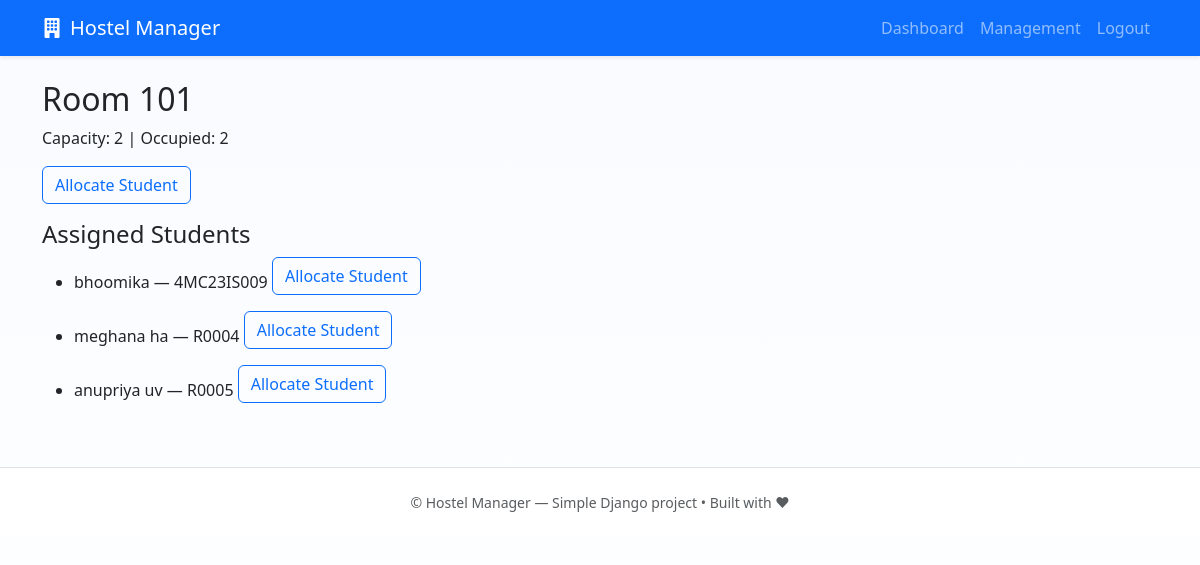
Screenshot of /room/1/ (signed in) with the database file from the repository.
### malnad_hostel/models.py (models this page shows, shortened)
class Room(models.Model):
    number = models.CharField(max_length=10, unique=True)
    capacity = models.PositiveIntegerField(default=1)
    occupied = models.PositiveIntegerField(default=0)

class Student(models.Model):
    ROLE_CHOICES = [
        ('student', 'Student'),
        ('warden', 'Warden'),
    ]
    user = models.OneToOneField(User, on_delete=models.CASCADE)
    roll_no = models.CharField(max_length=30, unique=True)
    contact = models.CharField(max_length=20, blank=True)
    course = models.CharField(max_length=100, blank=True)
    semester = models.CharField(max_length=20, blank=True)
    room = models.ForeignKey(Room, null=True, blank=True, on_delete=models.SET_NULL)
    role = models.CharField(max_length=20, choices=ROLE_CHOICES, default='student')

### malnad_hostel/views.py (the view)
# urls.py: path('room/<int:pk>/', views.room_detail, name='room_detail'),
@login_required
def room_detail(request, pk):
    room = get_object_or_404(Room, pk=pk)
    assigned_students = Student.objects.filter(room=room)
    return render(request, 'malnad_hostel/room_detail.html', {'room': room, 'assigned_students': assigned_students})

### asgiref/local.py (called while the page is built)
    def __getattr__(self, key):
        storage_object = self._data.get({})
        try:
            return storage_object[key]
        except KeyError:
            raise AttributeError(f"{self!r} object has no attribute {key!r}")

    def __setattr__(self, key: str, value: Any) -> None:
        if key == "_data":
            return super().__setattr__(key, value)
        storage_object = self._data.get({}).copy()
        storage_object[key] = value
        self._data.set(storage_object)

    def __delattr__(self, key: str) -> None:
        storage_object = self._data.get({}).copy()
        if key in storage_object:
            del storage_object[key]
            self._data.set(storage_object)
        else:
            raise AttributeError(f"{self!r} object has no attribute {key!r}")

    @contextlib.contextmanager
    def _lock_storage(self):
        if self._thread_critical:
            is_async = True
            try:
                asyncio.get_running_loop()
            except RuntimeError:
                is_async = False
            if not is_async:
                yield self._storage
            else:
                if not hasattr(self._storage, "cvar"):
                    self._storage.cvar = _CVar()
                yield self._storage.cvar
        else:
            with self._thread_lock:
                yield self._storage

    def __getattr__(self, key):
        with self._lock_storage() as storage:
            return getattr(storage, key)

    def __setattr__(self, key, value):
        if key in ("_local", "_storage", "_thread_critical", "_thread_lock"):
            return super().__setattr__(key, value)
        with self._lock_storage() as storage:
            setattr(storage, key, value)

    def __delattr__(self, key):
        with self._lock_storage() as storage:
            delattr(storage, key)

### templates/malnad_hostel/room_detail.html
{% extends 'malnad_hostel/base.html' %}
{% load static %}
{% block content %}
<h2>Room {{ room.number }}</h2>
<p>Capacity: {{ room.capacity }} | Occupied: {{ room.occupied }}</p>
{% if user.is_staff %}
  <a class="btn btn-outline-primary mb-3" href="{% url 'malnad_hostel:allocate_to_room' room.pk %}">Allocate Student</a>
{% endif %}
<h4>Assigned Students</h4>
<ul>
  {% for st in room.student_set.all %}
    <li>
      {{ st.user.get_full_name|default:st.user.username }} — {{ st.roll_no }}
      {% if user.is_staff %}
        <a class="btn btn-outline-primary mb-3" href="{% url 'malnad_hostel:allocate_to_room' room.pk %}">Allocate Student</a>
{% endif %}
    </li>
  {% empty %}
    <li>No students assigned</li>
  {% endfor %}
</ul>
{% endblock %}

### static/malnad_hostel/styles.css (style rules this page uses)
:root { --accent: #ffd166; --soft: #f6f9fc; }
.bg-soft { background: linear-gradient(180deg, #f8fbff 0%, #ffffff 100%); min-height:100vh; }

### rows the page displays
Room: number "101", capacity "2", occupied "2"
Student: user.get_full_name "bhoomika", roll_no "4MC23IS009"
Student: user.get_full_name "meghana ha", roll_no "R0004"
Student: user.get_full_name "anupriya uv", roll_no "R0005"
